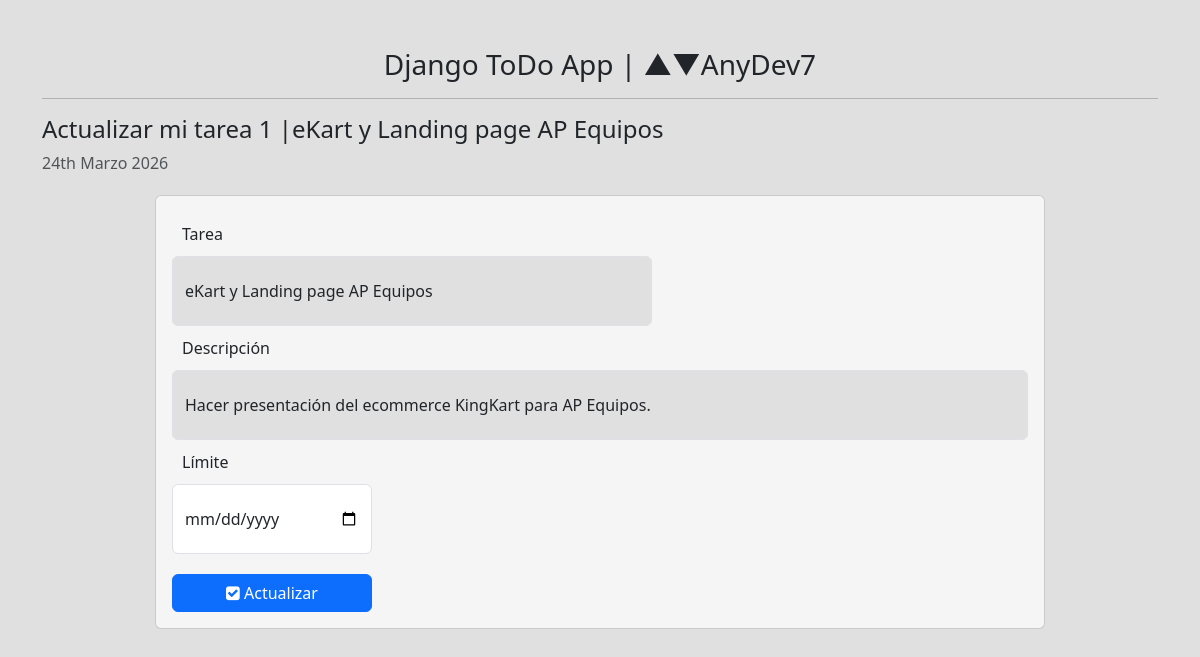
/cambiar/1 (signed in), run on the app's committed database.
### todo/models.py (models this page shows, shortened)
class Task(models.Model):
    user = models.ForeignKey(Account, verbose_name="Usuario", on_delete=models.CASCADE, null=True)
    name = models.CharField("Tarea", max_length=50)
    task = models.CharField("Descripción", max_length=250)
    is_completed = models.BooleanField("¿Terminada?", default=False)
    deadline = models.DateTimeField("Fecha límite")
    created_at = models.DateTimeField("Creada", auto_now_add=True)
    updated_at = models.DateTimeField("Actualizada", auto_now=True)
    post_action = models.CharField("Seguimiento", max_length=250, blank=True)
    class Meta:
        verbose_name = 'Tarea'
        verbose_name_plural = 'Tareas'

### todo/views.py (the view)
# urls.py: path('cambiar/<int:task_id>', views.edit_task, name='edit-task'),
@login_required(login_url='login')
def edit_task(request, task_id):
    get_task = get_object_or_404(Task, id=task_id)
    if request.method == 'POST':
        try:
            user = request.user
            name = request.POST['name']
            task = request.POST['task']
            deadline = request.POST['deadline']
            get_task.user = user
            get_task.name = name
            get_task.task = task
            get_task.deadline = deadline
            get_task.save()
            success = f"Se cambio con éxito la tarea: {name}"
            messages.success(request=request, message=success)
        except:
            pass
        return redirect('todo')
    else:
        context = {
            'title': 'Cambiar tarea|▲▼AnyDev7',
            'task': get_task,
        }
        return render(request, 'edit_task.html', context)

### category/context_processors.py (called while the page is built)
def menu_cat_links(request):
    links = Category.objects.all()
    return dict(cat_links=links)

def menu_subcat_links(request):
    links = SubCategory.objects.all()
    return dict(subcat_links=links)

### ecart/context_processors.py (called while the page is built)
def counter(request):
    count = 0
    if 'admin' in request.path:
        return {}
    else:
        try:                    # filter: 'fetch' todos los que cumplen con la condición
            if request.user.is_authenticated:
                cart_items = CartItem.objects.all().filter(user=request.user)
            else:
                cart = Cart.objects.filter(cart_id=_cart_id(request))
                cart_items = CartItem.objects.all().filter(cart=cart[:1])
            for item in cart_items:
                count += item.quantity
        except Cart.DoesNotExist:
            count = 0
        return dict(cart_count=count)

### todo/templates/edit_task.html (shortened to what this page needs)
<!DOCTYPE html>
<html lang="es">
<head>
    <link href="https://cdn.jsdelivr.net/npm/bootstrap@5.3.0-alpha1/dist/css/bootstrap.min.css" rel="stylesheet">
    <link rel="stylesheet" href="https://cdnjs.cloudflare.com/ajax/libs/font-awesome/4.7.0/css/font-awesome.min.css">
</head>
<body class="section-content padding-y" style="background:#e0e0e0;">
    <div class="container">
        <h3 class="pt-5 text-center">Django ToDo App | ▲▼AnyDev7 </h3>
        <hr>
        <div class="form-row">
            <h4>Actualizar mi tarea {{task.id}} |{{task.name}} </h4>
            <p class="text-muted">{% now "jS F Y" %}</p>
        </div>
            <div class="card mx-auto" style="max-width:890px; margin-top:20px; background: #f5f5f5;">
                <article class="card-body">
                <form action="{% url "edit-task" task.id %}" method="POST">
                    <div class="form-row">
                        <div class="col form-group">
                        <label for="deadline" style="display: block; padding:10px;">Tarea</label>
                        <input name="name" type="text" value="{{task.name}}" required="True" class="form-control" style="max-width:480px; background: #e0e0e0;">
                        </div>
                    </div>
                    <div class="form-row">
                        <div class="col form-group">
                        <label for="deadline" style="display: block; padding:10px;">Descripción</label>
                        <input name="task" type="text" value="{{task.task}}" required="True" class="form-control" style="max-width:860px; rows: 5; cols: 20; background: #e0e0e0;">
                        </div>
                    </div>
                    <div class="form-row">
                        <div class="col form-group">
                        <label for="deadline" style="display: block; padding:10px;">Límite</label>
                        <input name="deadline" type="date" required="True" class="form-control" style="max-width:200px;">
                        </div>
                        <div class="col form-group">
                        <label for="submit" style="display: block; padding:10px;"></label>
                        <button type="submit" class="btn btn-primary" style="width: 200px;"><i class="fa fa-check-square"></i> Actualizar </button>
                        </div>
                    </div>
                </form>
                </article>
            </div>
    </div>
</body>

### todo/templates/edit_task.html (style rules this page uses)
.form-control { padding: 1.375rem .75rem !important; }

### data on the page
Task: id "1", name "eKart y Landing page AP Equipos", task "Hacer presentación del ecommerce KingKart para AP Equipos."
